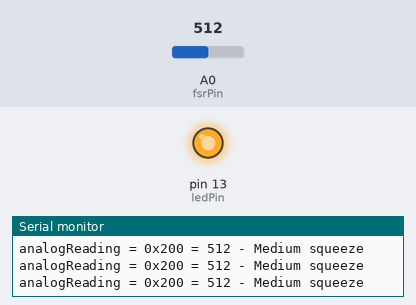
Bench run of a sketch on a simulated Arduino Mega 2560, built with avr-gcc and run on an emulated ATmega2560. Shown: output pins drawn as LEDs (lit = HIGH), the last lines printed to the serial monitor. The inputs (shaded band) are chosen by the test bench; at power-on: A0 (fsrPin) = 512.

Above: at 1.2 s.
1.3 s: A0 (fsrPin) set to 12
3.3 s: A0 (fsrPin) set to 9
At 4.5 s:
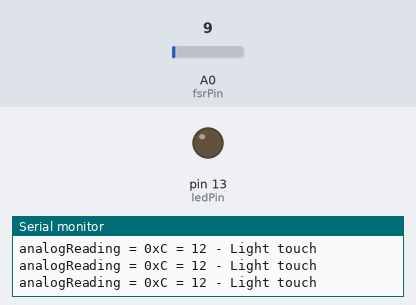
Timing chart, 0 to 6.3 s (numbered marks = the images above; inputs shaded):
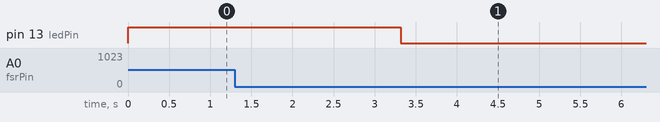

Measured:
- the behaviour switches between 11 and 10 on A0 (fsrPin) (found by bisection; images 0 and 1)
- after the input at 3.3 s, pin 13 (ledPin): HIGH → LOW at once

The sketch:

Fsr402_zigbee.ino
```cpp
/*
  日期:2018.5.3
  IDE 版本:1.8.6
  功能：采集压力传感器数据，通过zigbee模块发送，PC端通过zigbee接收转串口采集模拟数据。
  Author:He
*/

int fsrPin = 0;
int ledPin = 13;
short fsrReading;
char data;
int dataSize = 9;
char array[2];

/*
    pressData[]: 按照DL-LN3X协议格式组包

   包头 2byte 包头由FE和包的长度组成，长度为包的数据长度加4。
   源端口号 1byte 包的源端口号。
   目的端口号 1byte 包的目的端口号。
   远程地址 2byte 远程模块的地址，当发送数据给模块时，远程地址为目标模块的地址，目标地址为0x0000表示此包发给本模块，目标地址为0xFFFF的包会被发往本网络中的所有节点。当从模块接收数据时，远程地址是数据的源地址。
   数据 可变 想要传输的数据。
   包尾 1byte 固定为FF表示一个包传输完成。
*/
unsigned char pressData[10] = {0xfe, 0x06, 0x91, 0x90, 0x00, 0x08, 0x00, 0x00, 0xff, 0xff,};

void setup() {
  Serial.begin(9600); //USB
  Serial1.begin(115200); //RX TX serial port
  pinMode(ledPin, OUTPUT);
}

void loop() {
  fsrReading = analogRead(fsrPin);

  //fsrReading最大值是1023（0x3FF）
  if (fsrReading > 10) {
    //fsrReading = 0xfe;
    Serial.print("analogReading = ");
    Serial.print("0x");
    Serial.print(fsrReading, HEX);
    Serial.print(" = ");
    Serial.print(fsrReading);

    //fsrReading最大值0x3ff,所以高位不需要转义
    data = fsrReading >> 8;
    pressData[6] = data;

    data = (char)(fsrReading & 0xff);
    pressData[7] = data;

    pressData[8] = 0xff;
    if (pressData[7] == 0xfe) {
      pressData[7] = 0xfe;
      pressData[8] = 0xfc;
      dataSize = 10;
    }
    else if (pressData[7] == 0xff) {
      pressData[7] = 0xfe;
      pressData[8] = 0xfd;
      dataSize = 10;
    }
    else {}

    Serial1.write(pressData, dataSize);

    if (!digitalRead(ledPin))
    {
      digitalWrite(ledPin, HIGH);
    }
  } else {
    if (digitalRead(ledPin))
    {
      digitalWrite(ledPin, LOW);
    }
  }
  if (fsrReading < 10) {
    // Serial.println(" - No pressure");
  } else if (fsrReading < 200) {
    Serial.println(" - Light touch");
  } else if (fsrReading < 500) {
    Serial.println(" - Light squeeze");
  } else if (fsrReading < 800) {
    Serial.println(" - Medium squeeze");
  } else {
    Serial.println(" - Big squeeze");
  }
  //delay(100);
}

/*
   Function:按协议转换特殊字符，返回转换后字符个数
   Date: 2018-5-15
   Author:He
*/
void transConvert(char data, char arr[2]) {
  arr[0] = 0xFE;
  if (data == 0xFF) {
    arr[1] = 0xFD;
  }
  if (data == 0xFE) {
    arr[1] = 0xFC;
  }
}

/*
   Function:判断是否需要字符转义
   Date: 2018-5-15
   Author:He
*/
int needConvert(char data) {
  if (data == 0xFF) {
    return 1;
  }
  if (data == 0xFE) {
    return 2;
  }
  return 0;
}
```
